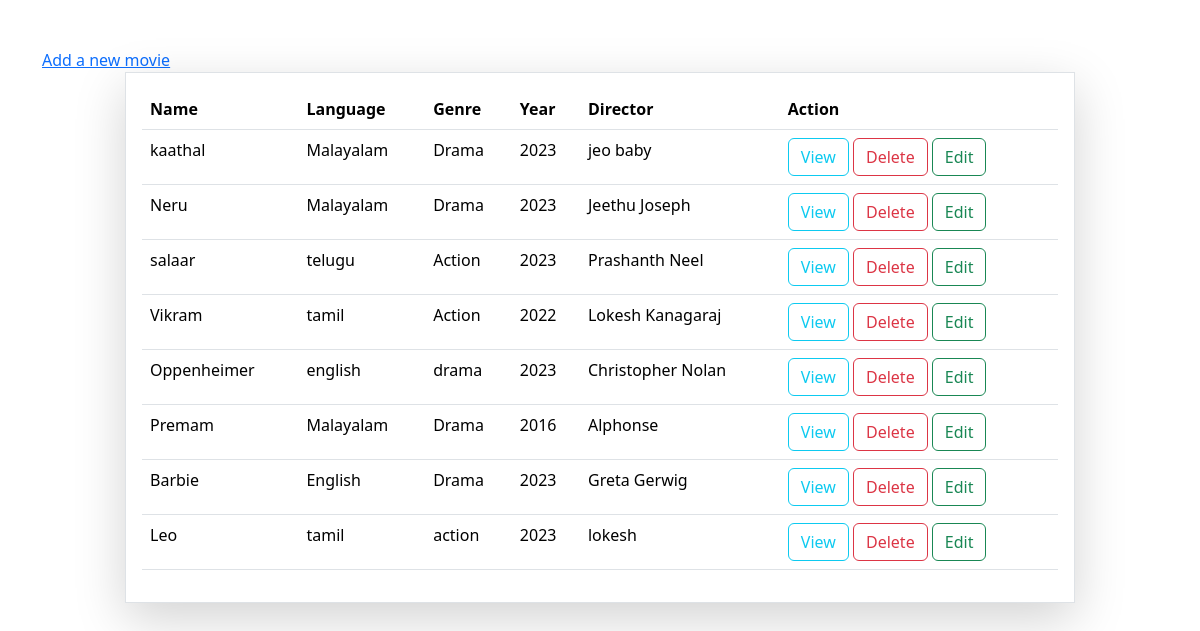
The page /movies/all/ on the database as committed earlier.
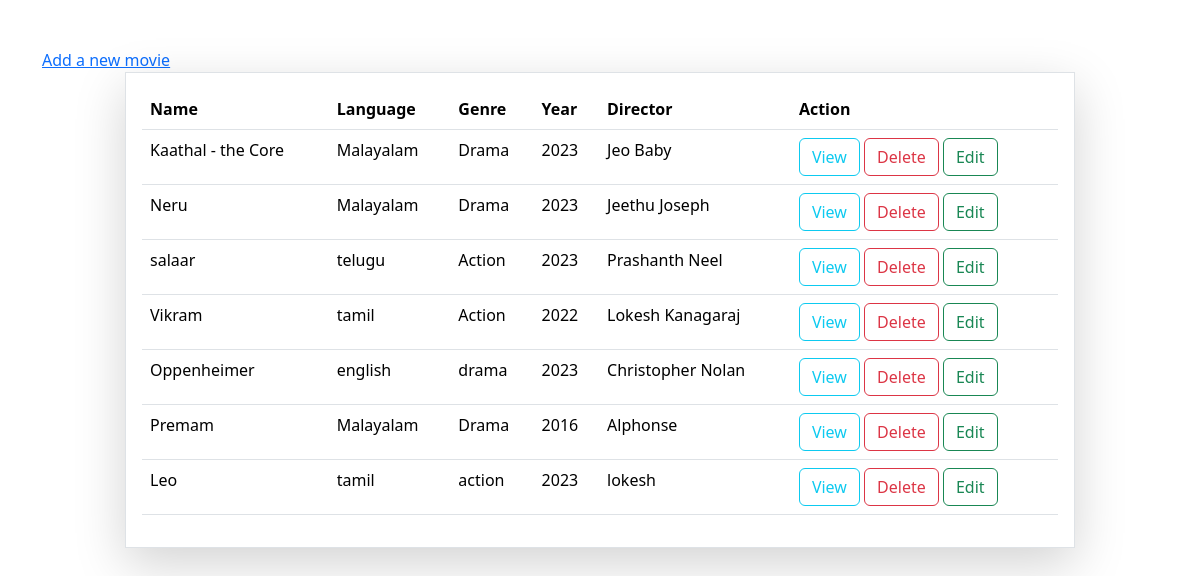
The same page on the database as committed later.
### myApp/models.py (models this page shows, shortened)
class Movie(models.Model):
    name=models.CharField(max_length=200,unique=True)
    language=models.CharField(max_length=200)
    genre=models.CharField(max_length=200)
    run_time=models.PositiveIntegerField()
    director=models.CharField(max_length=200)
    actors=models.CharField(max_length=200)
    year=models.PositiveIntegerField()

### myApp/views.py (the view)
# urls.py: path('movies/all/',views.MovieListView.as_view(),name="movie-list"),
class MovieListView(View):
    def get(self,request,*args,**kwargs):
        qs=Movie.objects.all()
        return render(request,"movie_list.html",{"data":qs})

### myApp/templates/movie_list.html (shortened to what this page needs)
<!DOCTYPE html>
<html lang="en">
<head>
    <link href="https://cdn.jsdelivr.net/npm/bootstrap@5.3.2/dist/css/bootstrap.min.css" rel="stylesheet">
</head>
<body>
    <div class="container  mt-5">
        <div class="row">
            <a href="{%url 'movie-add' %}">Add a new movie</a>
        </div>
        <div class="row">
            <div class="col-1 "></div>
            <div class="col-10 p-3 border shadow-lg">
                <table class="table">
                    <tr>
                        <th>Name</th>
                        <th>Language</th>
                        <th>Genre</th>
                        <th>Year</th>
                        <th>Director</th>
                        <th>Action</th>
                    </tr>
                    {%for m in data%}
                        <tr>
                            <td>{{m.name}}</td>
                            <td>{{m.language}}</td>
                            <td>{{m.genre}}</td>
                            <td>{{m.year}}</td>
                            <td>{{m.director}}</td>
                            <td>
                                <a href="{%url 'movie-detail' m.id %}" class="btn btn-outline-info">View</a>
                                <a href="{%url 'movie-delete' m.id %}" class="btn btn-outline-danger">Delete</a>
                                <a href="{%url 'movie-edit' m.id%}" class="btn btn-outline-success">Edit</a>
                            </td>
                        </tr>
                    {%endfor%}
                </table>
            </div>
            <div class="col-1"></div>
        </div>
    </div>
</body>
</html>

Rows that differ between the two databases and show on the page:
removed Movie: name "Barbie", language "English", genre "Drama", year "2023", director "Greta Gerwig"
changed Movie: name "kaathal" → "Kaathal - the Core"; director "jeo baby" → "Jeo Baby"
